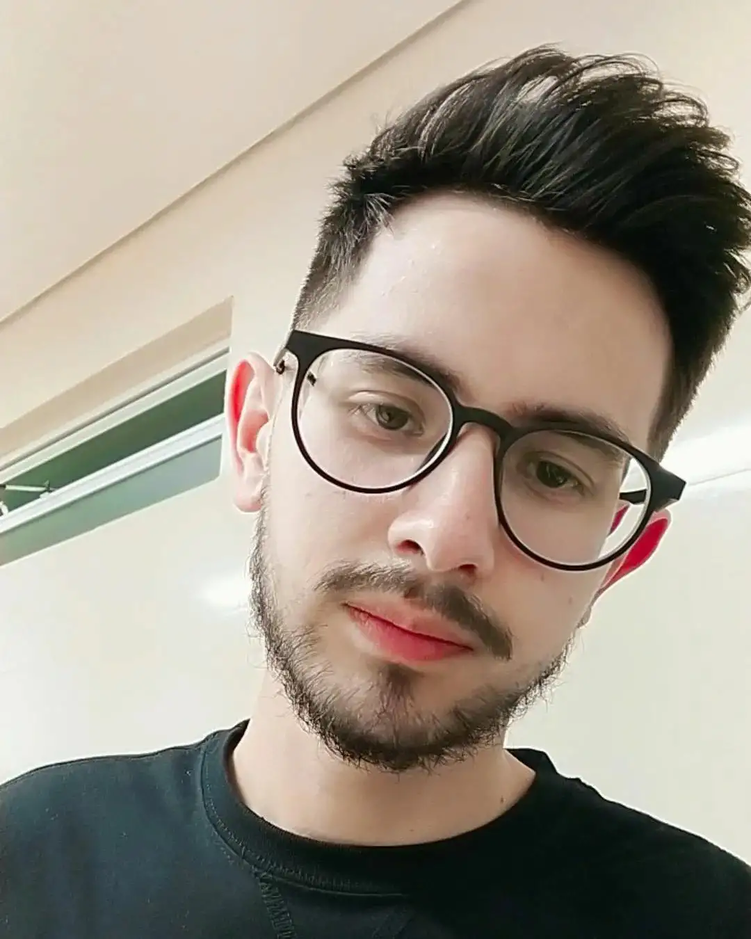
#> input picture Shrieker.png, 751 x 939 px, shrunk from 1080 x 1350 before the run
$ python main.py
#> lines starting #> are read from the running program, lines starting #| are printed output that depends on the picture; after the words box and inside, x2 and y2 are one past the last pixel; in counts of white or black regions, pixels touching at a corner belong together
import cv2
import numpy as np

img = cv2.imread("Shrieker.png")
#> img is the input picture: shape (939, 751, 3); mean B, G, R 137, 150.1, 158.7

gray = cv2.cvtColor(img, cv2.COLOR_BGR2GRAY)
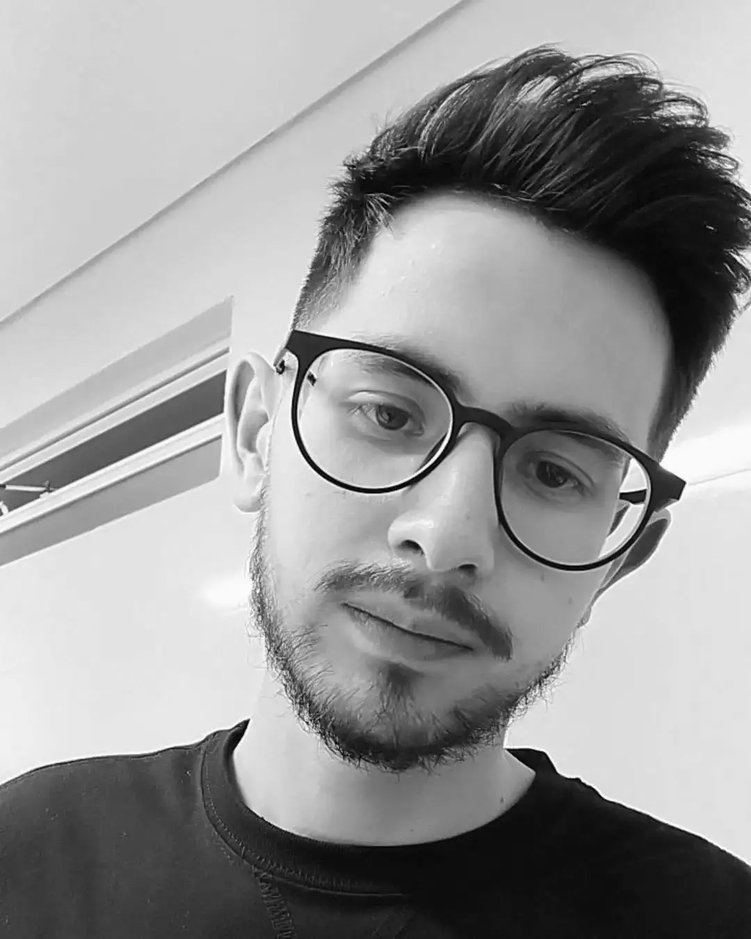
#> gray: shape (939, 751); min 0, max 255, mean 151.2
gray = cv2.medianBlur(gray, 5)
edges = cv2.adaptiveThreshold(gray, 255,
                              cv2.ADAPTIVE_THRESH_MEAN_C,
                              cv2.THRESH_BINARY, 9, 9)
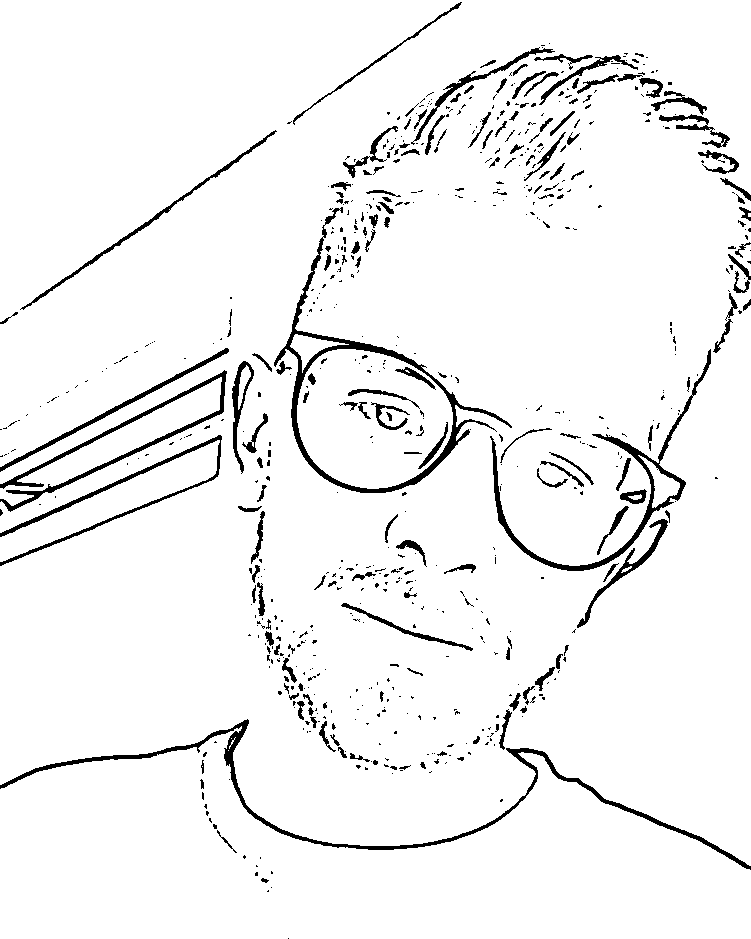
#> edges: shape (939, 751); 95% white; 679 black regions (511 under 20 px), largest, box (x1, y1, x2, y2) and area: (0, 719, 751, 870) 4033, (274, 207, 512, 493) 3963, (490, 349, 711, 571) 2751

color = cv2.bilateralFilter(img, 9, 250, 250)
cartoon = cv2.bitwise_and(color, color, mask=edges)
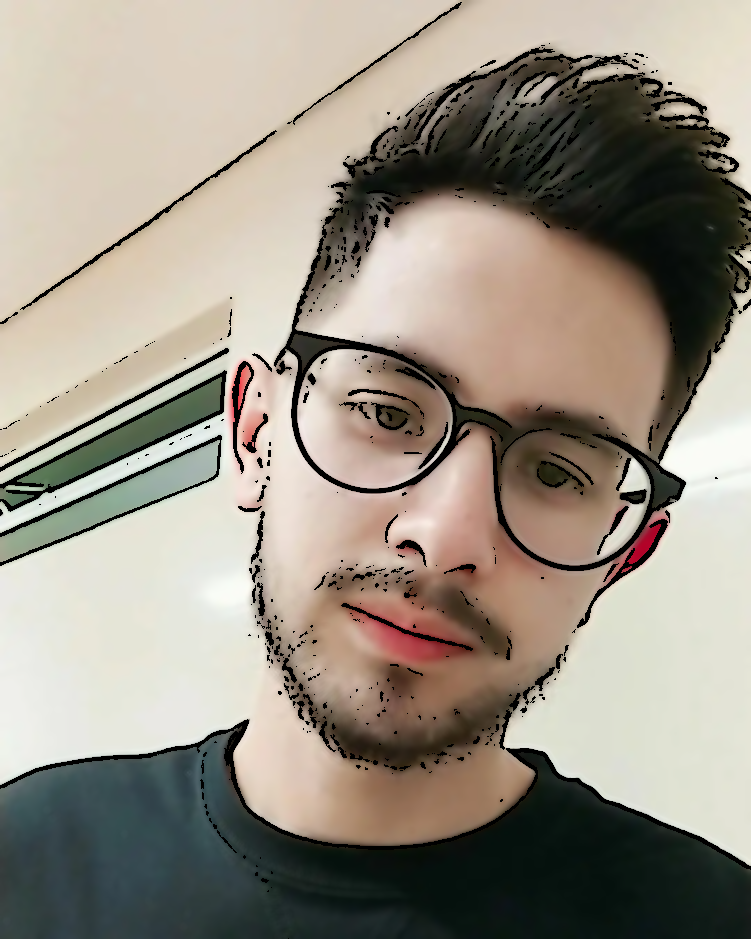
#> cartoon: shape (939, 751, 3); mean B, G, R 132.9, 145.3, 153.3

cv2.imshow("Image", img)
cv2.imshow("edges", edges)
cv2.imshow("Cartoon", cartoon)
cv2.waitKey(0)
cv2.destroyAllWindows()
